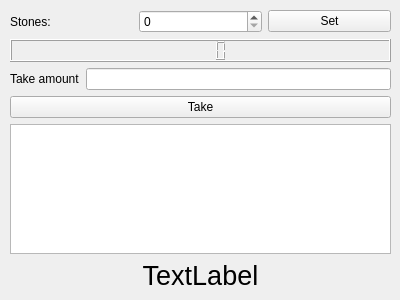
<?xml version="1.0" encoding="UTF-8"?>
<ui version="4.0">
 <class>Form</class>
 <widget class="QWidget" name="Form">
  <property name="geometry">
   <rect>
    <x>0</x>
    <y>0</y>
    <width>400</width>
    <height>300</height>
   </rect>
  </property>
  <property name="windowTitle">
   <string>Form</string>
  </property>
  <widget class="QWidget" name="verticalLayoutWidget">
   <property name="geometry">
    <rect>
     <x>10</x>
     <y>10</y>
     <width>381</width>
     <height>281</height>
    </rect>
   </property>
   <layout class="QVBoxLayout" name="verticalLayout">
    <item>
     <layout class="QHBoxLayout" name="horizontalLayout">
      <item>
       <widget class="QLabel" name="label">
        <property name="text">
         <string>Stones:</string>
        </property>
       </widget>
      </item>
      <item>
       <widget class="QSpinBox" name="stones"/>
      </item>
      <item>
       <widget class="QPushButton" name="setButton">
        <property name="text">
         <string>Set</string>
        </property>
       </widget>
      </item>
     </layout>
    </item>
    <item>
     <widget class="QLCDNumber" name="remainLcd"/>
    </item>
    <item>
     <layout class="QHBoxLayout" name="horizontalLayout_2">
      <item>
       <widget class="QLabel" name="label_2">
        <property name="text">
         <string>Take amount</string>
        </property>
       </widget>
      </item>
      <item>
       <widget class="QLineEdit" name="takeinput"/>
      </item>
     </layout>
    </item>
    <item>
     <widget class="QPushButton" name="takeButton">
      <property name="text">
       <string>Take</string>
      </property>
     </widget>
    </item>
    <item>
     <widget class="QListWidget" name="listWidget"/>
    </item>
    <item>
     <widget class="QLabel" name="resultLabel">
      <property name="font">
       <font>
        <pointsize>20</pointsize>
       </font>
      </property>
      <property name="text">
       <string>TextLabel</string>
      </property>
      <property name="textFormat">
       <enum>Qt::AutoText</enum>
      </property>
      <property name="alignment">
       <set>Qt::AlignCenter</set>
      </property>
     </widget>
    </item>
   </layout>
  </widget>
 </widget>
 <resources/>
 <connections/>
</ui>
